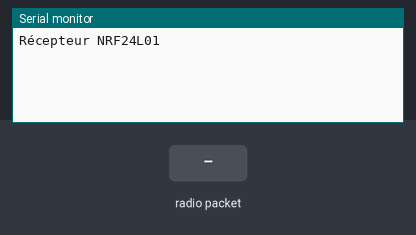
Bench run of a sketch on a simulated Arduino Nano, built with avr-gcc and run on an emulated ATmega328P. Shown: the last lines printed to the serial monitor. Inputs (shaded band) come from the test bench. No radio packets arrive unless stated.

Above: at 1.2 s.
1.3 s: radio packet "1" arrives
At 2.5 s:
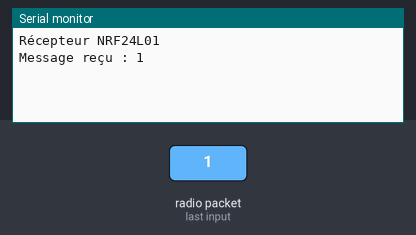
2.8 s: radio packet "0" arrives
At 3.6 s:
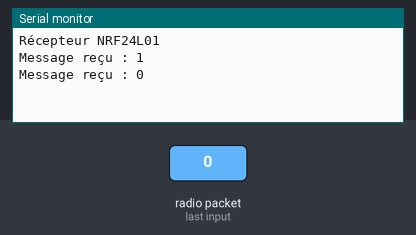
4.3 s: radio packet "2" arrives
At 4.7 s:
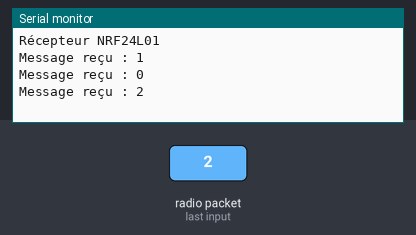

The sketch:

HelloWorldRecept.ino.ino
```cpp
 /* Fichier:      HelloWorldNRF24L01-Recepteur
  Description:  Réception d'un message "Hello World" depuis un autre arduino nano, via un NRF24L01
  Auteur:       Passion-Électronique

  Librairie utilisée : https://github.com/nRF24/RF24

  Créé le 19.03.2021
*/
#include <SPI.h>
#include <RF24.h>

#define pinCE   3             // On associe la broche "CE" du NRF24L01 à la sortie digitale D3 de l'arduino
#define pinCSN  4             // On associe la broche "CSN" du NRF24L01 à la sortie digitale D4 de l'arduino
#define tunnel  "PIPE1"       // On définit le "nom de tunnel" (5 caractères) à travers lequel on va recevoir les données de l'émetteur

RF24 radio(pinCE, pinCSN);    // Instanciation du NRF24L01

const byte adresse[6] = tunnel;       // Mise au format "byte array" du nom du tunnel
char message[32] = "";

void setup() {
  // Initialisation du port série (pour afficher les infos reçues, sur le "Moniteur Série" de l'IDE Arduino)
  Serial.begin(115200);
  Serial.println("Récepteur NRF24L01");
  Serial.println("");

  // Partie NRF24
  radio.begin();                      // Initialisation du module NRF24
  radio.openReadingPipe(0, adresse);  // Ouverture du tunnel en LECTURE, avec le "nom" qu'on lui a donné
  radio.setPALevel(RF24_PA_MIN);      // Sélection d'un niveau "MINIMAL" pour communiquer (pas besoin d'une forte puissance, pour nos essais)
  radio.startListening();             // Démarrage de l'écoute du NRF24 (signifiant qu'on va recevoir, et non émettre quoi que ce soit, ici)
}

void loop() {
  // On vérifie à chaque boucle si un message est arrivé
  if (radio.available()) {
    radio.read(&message, sizeof(message));                        // Si un message vient d'arriver, on le charge dans la variable "message"
    Serial.print("Message reçu : "); Serial.println(message);     // … et on l'affiche sur le port série !
  }
}
```

Measured:
- after the input at 1.3 s, the serial monitor: prints a new line at once (image 1)
- after the input at 2.8 s, the serial monitor: prints a new line at once (image 2)
- after the input at 4.3 s, the serial monitor: prints a new line at once (image 3)
